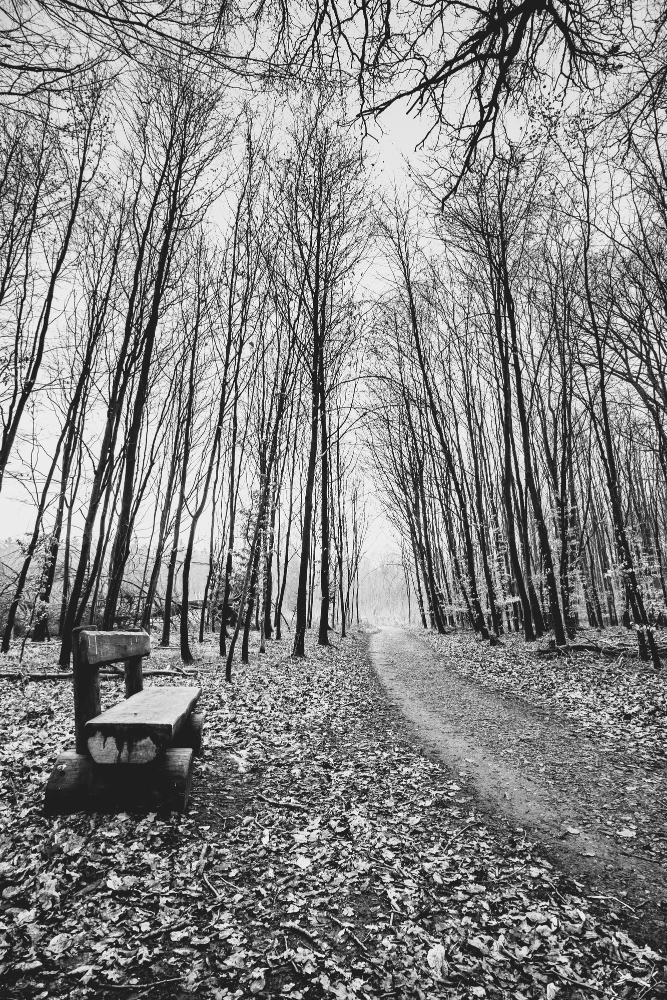
#> input picture HW2/grayscale_image.jpg, 667 x 1000 px
$ python Q9.py
#> lines starting #> are read from the running program, lines starting #| are printed output that depends on the picture
import cv2
import matplotlib

matplotlib.use('TkAgg')

import matplotlib.pyplot as plt


def plot_grayscale_histogram(image_path):
    # 1. Read the image in Grayscale
#> called with image_path = 'grayscale_image.jpg'
    img = cv2.imread(image_path, 0)
#> img is the input picture: shape (1000, 667); min 1, max 255, mean 134.2

    if img is None:
        print("Error: Could not load image.")
        return

    # 2. Calculate the histogram
    hist = cv2.calcHist([img], [0], None, [256], [0, 256])
#> hist = 256 values, max 19639 at index 30, min 0 at index 0, mean 2605.5

    # 3. Plot the histogram
    plt.figure()
    plt.title("Grayscale Histogram")
    plt.xlabel("Bins")
    plt.ylabel("# of Pixels")
    plt.plot(hist, color='black')
    plt.xlim([0, 256])
    plt.grid(True)

    plt.show()
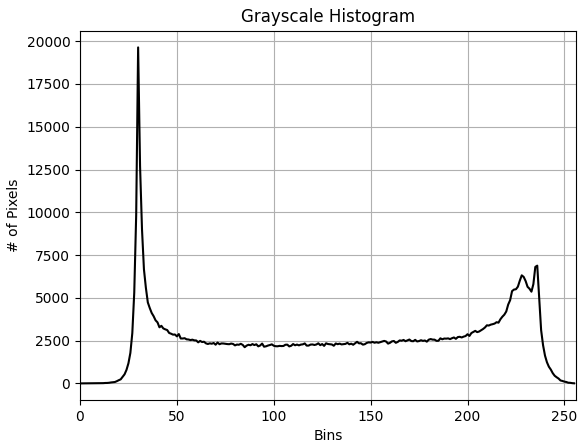
#> figure drawn by matplotlib, 1 panel; curve peaks at x = 30, y = 19639


if __name__ == "__main__":
    plot_grayscale_histogram('grayscale_image.jpg')
